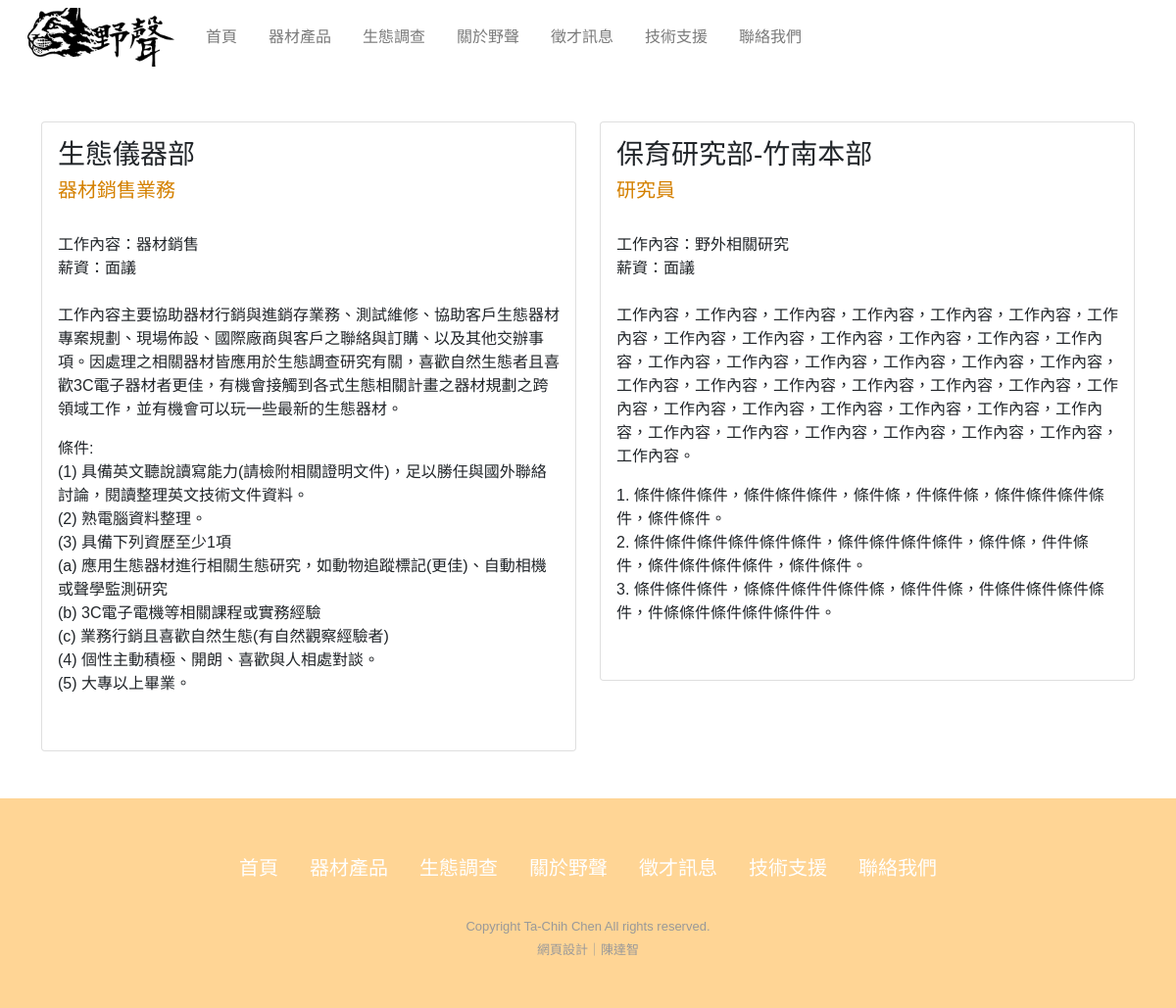
Page /recruitment.html on the committed database.
### fwscsc/models.py (models this page shows, shortened)
class Recruitment(md.Model):
    department = md.ForeignKey(Department, on_delete=md.CASCADE, blank=True, null=True)
    position = md.CharField(max_length=20, null=True)
    salary = md.CharField(max_length=50, null=True)
    briefIntro = md.CharField(max_length=20, null=True)
    aboutJob = md.TextField(max_length=500 ,null=True)
    condition = md.TextField(max_length=500 ,null=True)

class Department(md.Model):
    department = md.CharField(max_length=15, null=True)
    def __str__(self) -> str:
        return self.department

### fwscsc/views.py (the view)
def recruitment(request):
    trailCamBrand = TrailCamBrand.objects.all()
    recruitment = Recruitment.objects.all()
    department = Department.objects.all()
    classifiedRec = {}
    for i in recruitment:
        if i.department not in classifiedRec.keys():
            classifiedRec[i.department] = []
        classifiedRec[i.department].append(i)
    return render(request, 'recruitment.html',
    {'trailCamBrand':trailCamBrand, 'recruitment':recruitment, 'department':department, 'classifiedRec':classifiedRec})

### fwscsc/models.py (called while the page is built)
    def __str__(self) -> str:
        return self.brand

### fwscsc/templates/recruitment.html (shortened to what this page needs)
{% extends 'base.html' %}
{% load static %}
{% block content %}
<br><br>
<body>
  <section>
    <div class="container">
      <div class="row row-cols-1 row-cols-md-2 g-4">
        {% for i in recruitment %}
        <div class="col">
          <div class="card">
            <div class="card-body">
              <h3 class="card-title">{{i.department}}</h3>
              <h5 class="my-card-active">{{i.position}}</h5>
              <br>
              <p class="card-text">
                {{i.briefIntro}}<br>
                {{i.salary}}<br><br>
                {{i.aboutJob}}<br>
                {{i.condition|linebreaks }}
              </p>
              <br>
            </div>
          </div>
        </div>
        {% endfor %}
      </div>
    </div>
  </section>
</body>
<br><br>
{% endblock %}

### static/fwscsc/style/style.css (style rules this page uses)
* { font-family: "Noto Sans TC", sans-serif; margin: 0; padding: 0; }
html { overflow: visible; }
body { background-color: rgba(0, 0, 0, 0); }
h5.my-card-active { color: #d48000; }
html { min-height: 100%; }
html body { min-height: 100%; }

### rows in the picture
Recruitment: department "生態儀器部", position "器材銷售業務", briefIntro "工作內容：器材銷售", salary "薪資：面議", aboutJob "工作內容主要協助器材行銷與進銷存業務、測試維修、協助客戶生態器材專案規劃、現場佈設、國際廠商與客戶之聯絡與訂購、以及其他交辦事項。因處理之相關器材皆應用於生態調查研究有關，喜歡自然生態者且喜歡3C電子器材者更佳，有機會接觸到各式生態相關計畫之器材規劃之跨領域工作，並有機會可以玩一些最新的生態器材。", condition "條件: (1) 具備英文聽說讀寫能力(請檢附相關證明文件)，足以勝任與國外聯絡討論，閱讀整理英文技術文件資料。 (2) 熟電腦資料整理。 (3) 具備下列資歷至少1項 (a) 應用生態器材進行相關生態研究，如動物追蹤標記(更佳)、自動相機或聲學監測研究 (b) 3C電子電機等相關課程或實務經驗 (c) 業務行銷且喜歡自然生態(有自然觀察經驗者) (4) 個性主動積極、開朗、喜歡與人相處對談。 (5) 大專以上畢業。"
Recruitment: department "保育研究部-竹南本部", position "研究員", briefIntro "工作內容：野外相關研究", salary "薪資：面議", aboutJob "工作內容，工作內容，工作內容，工作內容，工作內容，工作內容，工作內容，工作內容，工作內容，工作內容，工作內容，工作內容，工作內容，工作內容，工作內容，工作內容，工作內容，工作內容，工作內容，工作內容，工作內容，工作內容，工作內容，工作內容，工作內容，工作內容，工作內容，工作內容，工作內容，工作內容，工作內容，工作內容，工作內容，工作內容，工作內容，工作內容，工作內容，工作內容，工作內容。", condition "1. 條件條件條件，條件條件條件，條件條，件條件條，條件條件條件條件，條件條件。 2. 條件條件條件條件條件條件，條件條件條件條件，條件條，件件條件，條件條件條件條件，條件條件。 3. 條件條件條件，條條件條件件條件條，條件件條，件條件條件條件條件，件條條件條件條件條件件。"
